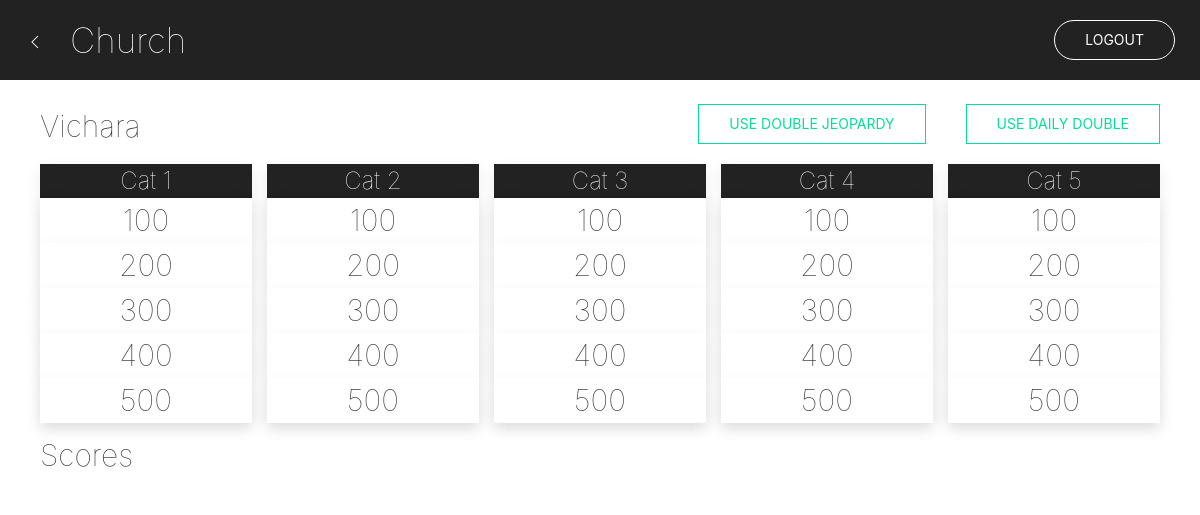
The page /quiz.php?id=8 (signed in) on the database its author committed.
### tables this page shows
CREATE TABLE IF NOT EXISTS `quiz` (
  `id` int(50) NOT NULL AUTO_INCREMENT,
  `start_time` date NOT NULL,
  `end_time` date NOT NULL,
  `title` varchar(100) NOT NULL,
  `ongoing_flag` int(11) NOT NULL DEFAULT '0',
  `curr_chance` int(10) NOT NULL,
  `c1` varchar(100) NOT NULL,
  `c2` varchar(100) NOT NULL,
  `c3` varchar(100) NOT NULL,
  `c4` varchar(100) NOT NULL,
  `c5` varchar(100) NOT NULL,
  PRIMARY KEY (`id`)
);

CREATE TABLE IF NOT EXISTS `questions` (
  `id` int(11) NOT NULL AUTO_INCREMENT,
  `quiz_id` int(11) NOT NULL,
  `english` varchar(500) NOT NULL,
  `malyalam` varchar(500) NOT NULL,
  `points` int(50) NOT NULL,
  `custom_points` int(10) NOT NULL,
  `category` int(10) NOT NULL,
  PRIMARY KEY (`id`)
);

### quiz.php (the view, shortened to what this page needs)
<?php
include "include/db.php";
$id = $_GET["id"];
$sql = "select curr_chance from quiz where id  = $id";
$result = $conn->query($sql);
$row = $result->fetch_assoc();
$curr = $row["curr_chance"];
$sql = "select * from quiz where id= $id";
$result = $conn->query($sql);
$row = $result->fetch_assoc();
$qtitle = $row["title"];
$sql = "select * from doubletable where userid = $curr";
$result = $conn->query($sql);
$row = $result->fetch_assoc();
$dd = $row["dd_flag"];
$dj = $row["dj_flag"];
?>
<!DOCTYPE html>
<html>
<head>
    <link href="css/style.css" rel="stylesheet">
    <link href="css/uikit.min.css" type="text/css" rel="stylesheet" media="screen,projection"/>
    <link href="css/style.css" type="text/css" rel="stylesheet" media="screen,projection"/>
    <link type="text/css" rel="stylesheet" href="css/customgrid.css"/>
</head>
<body onload="formgrid(<?php echo $_GET["id"] ?>)">
<div uk-sticky="media: 960" class="uk-navbar-container tm-navbar-container uk-sticky" style="">
    <div class="uk-container uk-container-expand">
        <nav class="uk-navbar-container " uk-navbar>
            <div class="uk-navbar-left">
                <a href="home.php" style="color: #ffffff;">
                    <span class="uk-icon uk-margin-small-right" uk-icon="icon: chevron-left"
                          style="color: #ffffff;"></span>
                </a>
                <a class="uk-navbar-item uk-logo" href="index.php">Church</a>
            </div>
            <div class="uk-navbar-right">
                <a href="apis/logout.php" class=" uk-button uk-button-default navbar-button">Logout</a>
            </div>
        </nav>
    </div>
</div>
<br>
<div class="uk-container ">
    <div class="uk-margin-remove-bottom" uk-grid>
        <div class="uk-width-1-2 uk-margin-remove-bottom"><h4
                    class="uk-text-lead uk-margin-remove-bottom"><?php echo $qtitle; ?></h4></div>
        <div class="uk-width-1-2 uk-margin-remove-bottom">
            <?php
            if ($dd != 0) {
                ?>
                <button class="uk-button uk-button-default uk-margin-remove-bottom uk-disabled uk-align-right doublered"
                        id="dailydoublebtn">Use Daily Double
                </button>
                <?php
            } else { ?>
                <button class="uk-button uk-button-default uk-margin-remove-bottom uk-align-right doublegreen"
                        id="dailydoublebtn" onclick="dailyteam(<?php echo $curr; ?>)">Use Daily Double
                </button>
                <?php
            }
            if ($dj != 0) {
                ?>
                <button class="uk-button uk-button-default uk-margin-remove-bottom uk-disabled uk-align-right doublered"
                        id="dailydoublebtn">Use Double Jeopardy
                </button>
            <?php } else { ?>
                <button class="uk-button uk-button-default uk-margin-remove-bottom uk-align-right doublegreen"
                        id="doublejeopardybtn" onclick="jeopardyteam(<?php echo $curr; ?>)">Use Double Jeopardy
                </button>
            <?php } ?>
        </div>
    </div>
    <div class="uk-grid-small uk-child-width-expand@s uk-text-center " uk-grid
         uk-height-match="target: > div > .uk-card">
        <div>
            <div class="uk-card uk-card-default uk-card-body  uk-card-secondary uk-padding-remove">
                <h3 class="uk-card-title uk-margin-small uk-text-break" id="cn1">Cat 1</h3>
            </div>
        </div>
        <div>
            <div class="uk-card uk-card-default uk-card-body  uk-card-secondary uk-padding-remove">
                <h3 class="uk-card-title uk-margin-small uk-text-break" id="cn2">Cat 2</h3>
            </div>
        </div>
        <div>
            <div class="uk-card uk-card-default uk-card-body uk-card-secondary uk-padding-remove">
                <h3 class="uk-card-title uk-margin-small uk-text-break" id="cn3">Cat 3</h3></div>
        </div>
        <div>
            <div class="uk-card uk-card-default uk-card-body uk-card-secondary uk-padding-remove">
                <h3 class="uk-card-title uk-margin-small uk-text-break" id="cn4">Cat 4</h3></div>
        </div>
        <div>
            <div class="uk-card uk-card-default uk-card-body uk-card-secondary uk-padding-remove">
                <h3 class="uk-card-title uk-margin-small uk-text-break" id="cn5">Cat 5</h3></div>
        </div>
    </div>
    <div class="uk-grid-small uk-child-width-expand@s uk-text-center uk-margin-remove-top" uk-grid
         uk-height-match="target: > div > .uk-card">
        <div>
            <div class="uk-card uk-card-default uk-card-body   uk-padding-remove">
                <div class="uk-card uk-card-default uk-card-body uk-padding-remove gridcell"
                     onclick="loadquestions(<?php echo $_GET["id"] ?>,1,100);" id="1100">
                    <span class="uk-text-lead"><?php echo getpoints(1,100); ?></span>
                </div>
                <div class="uk-card uk-card-default uk-card-body uk-padding-remove gridcell"
                     onclick="loadquestions(<?php echo $_GET["id"] ?>,1,200);" id="1200">
                    <span class="uk-text-lead"><?php echo getpoints(1,200); ?></span>
                </div>
                <div class="uk-card uk-card-default uk-card-body uk-padding-remove gridcell"
                     onclick="loadquestions(<?php echo $_GET["id"] ?>,1,300);" id="1300">
                    <span class="uk-text-lead"><?php echo getpoints(1,300); ?></span>
                </div>
                <div class="uk-card uk-card-default uk-card-body uk-padding-remove gridcell"
                     onclick="loadquestions(<?php echo $_GET["id"] ?>,1,400);" id="1400">
                    <span class="uk-text-lead"><?php echo getpoints(1,400); ?></span>
                </div>
                <div class="uk-card uk-card-default uk-card-body uk-padding-remove gridcell"
                     onclick="loadquestions(<?php echo $_GET["id"] ?>,1,500);" id="1500">
                    <span class="uk-text-lead"><?php echo getpoints(1,500); ?></span>
                </div>
            </div>
        </div>
        <div>
            <div class="uk-card uk-card-default uk-card-body uk-padding-remove ">
                <div class="uk-card uk-card-default uk-card-body uk-padding-remove gridcell"
                     onclick="loadquestions(<?php echo $_GET["id"] ?>,2,100);" id="2100">
                    <span class="uk-text-lead"><?php echo getpoints(2,100); ?></span>
                </div>
                <div class="uk-card uk-card-default uk-card-body uk-padding-remove gridcell"
                     onclick="loadquestions(<?php echo $_GET["id"] ?>,2,200);" id="2200">
                    <span class="uk-text-lead"><?php echo getpoints(2,200); ?></span>
                </div>
                <div class="uk-card uk-card-default uk-card-body uk-padding-remove gridcell"
                     onclick="loadquestions(<?php echo $_GET["id"] ?>,2,300);" id="2300">
                    <span class="uk-text-lead"><?php echo getpoints(2,300); ?></span>
                </div>
                <div class="uk-card uk-card-default uk-card-body uk-padding-remove gridcell"
                     onclick="loadquestions(<?php echo $_GET["id"] ?>,2,400);" id="2400">
                    <span class="uk-text-lead"><?php echo getpoints(2,400); ?></span>
                </div>
                <div class="uk-card uk-card-default uk-card-body uk-padding-remove gridcell"
                     onclick="loadquestions(<?php echo $_GET["id"] ?>,2,500);" id="2500">
                    <span class="uk-text-lead"><?php echo getpoints(2,500); ?></span>
                </div>
            </div>
        </div>
        <div>
            <div class="uk-card uk-card-default uk-card-body uk-padding-remove">
                <div class="uk-card uk-card-default uk-card-body uk-padding-remove gridcell"
                     onclick="loadquestions(<?php echo $_GET["id"] ?>,3,100);" id="3100">
                    <span class="uk-text-lead"><?php echo getpoints(3,100); ?></span>
                </div>
                <div class="uk-card uk-card-default uk-card-body uk-padding-remove gridcell"
                     onclick="loadquestions(<?php echo $_GET["id"] ?>,3,200);" id="3200">
                    <span class="uk-text-lead"><?php echo getpoints(3,200); ?></span>
                </div>
                <div class="uk-card uk-card-default uk-card-body uk-padding-remove gridcell"
                     onclick="loadquestions(<?php echo $_GET["id"] ?>,3,300);" id="3300">
                    <span class="uk-text-lead"><?php echo getpoints(3,300); ?></span>
                </div>
                <div class="uk-card uk-card-default uk-card-body uk-padding-remove gridcell"
                     onclick="loadquestions(<?php echo $_GET["id"] ?>,3,400);" id="3400">
                    <span class="uk-text-lead"><?php echo getpoints(3,400); ?></span>
                </div>
                <div class="uk-card uk-card-default uk-card-body uk-padding-remove gridcell"
                     onclick="loadquestions(<?php echo $_GET["id"] ?>,3,500);" id="3500">
                    <span class="uk-text-lead"><?php echo getpoints(3,500); ?></span>
                </div>
            </div>
        </div>
        <div>
            <div class="uk-card uk-card-default uk-card-body  uk-padding-remove">
                <div class="uk-card uk-card-default uk-card-body uk-padding-remove gridcell"
                     onclick="loadquestions(<?php echo $_GET["id"] ?>,4,100);" id="4100">
                    <span class="uk-text-lead"><?php echo getpoints(4,100); ?></span>
                </div>
                <div class="uk-card uk-card-default uk-card-body uk-padding-remove gridcell"
                     onclick="loadquestions(<?php echo $_GET["id"] ?>,4,200);" id="4200">
                    <span class="uk-text-lead"><?php echo getpoints(4,200); ?></span>
                </div>
                <div class="uk-card uk-card-default uk-card-body uk-padding-remove gridcell"
                     onclick="loadquestions(<?php echo $_GET["id"] ?>,4,300);" id="4300">
                    <span class="uk-text-lead"><?php echo getpoints(4,300); ?></span>
                </div>
                <div class="uk-card uk-card-default uk-card-body uk-padding-remove gridcell"
                     onclick="loadquestions(<?php echo $_GET["id"] ?>,4,400);" id="4400">
                    <span class="uk-text-lead"><?php echo getpoints(4,400); ?></span>
                </div>
                <div class="uk-card uk-card-default uk-card-body uk-padding-remove gridcell"
                     onclick="loadquestions(<?php echo $_GET["id"] ?>,4,500);" id="4500">
                    <span class="uk-text-lead"><?php echo getpoints(4,500); ?></span>
                </div>
            </div>
        </div>
        <div>
            <div class="uk-card uk-card-default uk-card-body y uk-padding-remove">
                <div class="uk-card uk-card-default uk-card-body uk-padding-remove gridcell"
                     onclick="loadquestions(<?php echo $_GET["id"] ?>,5,100);" id="5100">
                    <span class="uk-text-lead"><?php echo getpoints(5,100); ?></span>
                </div>
                <div class="uk-card uk-card-default uk-card-body uk-padding-remove gridcell"
                     onclick="loadquestions(<?php echo $_GET["id"] ?>,5,200);" id="5200">
                    <span class="uk-text-lead"><?php echo getpoints(5,200); ?></span>
                </div>
                <div class="uk-card uk-card-default uk-card-body uk-padding-remove gridcell"
                     onclick="loadquestions(<?php echo $_GET["id"] ?>,5,300);" id="5300">
                    <span class="uk-text-lead"><?php echo getpoints(5,300); ?></span>
                </div>
                <div class="uk-card uk-card-default uk-card-body uk-padding-remove gridcell"
                     onclick="loadquestions(<?php echo $_GET["id"] ?>,5,400);" id="5400">
                    <span class="uk-text-lead"><?php echo getpoints(5,400); ?></span>
                </div>
                <div class="uk-card uk-card-default uk-card-body uk-padding-remove gridcell"
                     onclick="loadquestions(<?php echo $_GET["id"] ?>,5,500);" id="5500">
                    <span class="uk-text-lead"><?php echo getpoints(5,500); ?></span>
                </div>
            </div>
        </div>
    </div>
    <h4 class="uk-text-lead uk-margin-small">Scores</h4>
</div>
</body>
</html>
<?php
function getpoints($cat,$points){
    include "include/db.php";
    $quiz = $_GET["id"];
    $sql = "select custom_points from questions where category =". $cat ." and points = ". $points ." and quiz_id =". $quiz;
    $result = $conn->query($sql);
    if($row = $result->fetch_assoc()){
        return $row["custom_points"];
    }
    else{
        return $points;
    }
}
?>

### css/style.css (style rules this page uses)
.uk-navbar-container { background-color: #222222 !important; }
.uk-logo { font-size: 35px; font-weight: 100; color: #ffffff; }
a, h1, h2, h3, h4, h5, h6 { font-weight: 100; }
a, input { border-color: #222222 !important; }
.navbar-button { border-radius: 500px; color: #fff !important; border-color: #fff !important; }
.gridcell { border-color: #222222 !important; border-width: thick; }
.uk-text-lead { font-weight: 100; font-size: 30px; }
.gridcell { border-color: #222222 !important; border: 2px !important; }
.doublegreen { color: #05dd9b; border-color: #05dd9b; }

### rows shown on the page
quiz: title "Vichara"
questions: custom_points "100"
questions: custom_points "200"
questions: custom_points "300"
questions: custom_points "400"
questions: custom_points "500"
questions: custom_points "100"
questions: custom_points "200"
questions: custom_points "300"
questions: custom_points "400"
questions: custom_points "500"
questions: custom_points "100"
questions: custom_points "200"
questions: custom_points "100"

### other values the page prints
getpoints(3,300) "300"
getpoints(3,400) "400"
getpoints(3,500) "500"
getpoints(4,200) "200"
getpoints(4,300) "300"
getpoints(4,400) "400"
getpoints(4,500) "500"
getpoints(5,100) "100"
getpoints(5,200) "200"
getpoints(5,300) "300"
getpoints(5,400) "400"
getpoints(5,500) "500"
